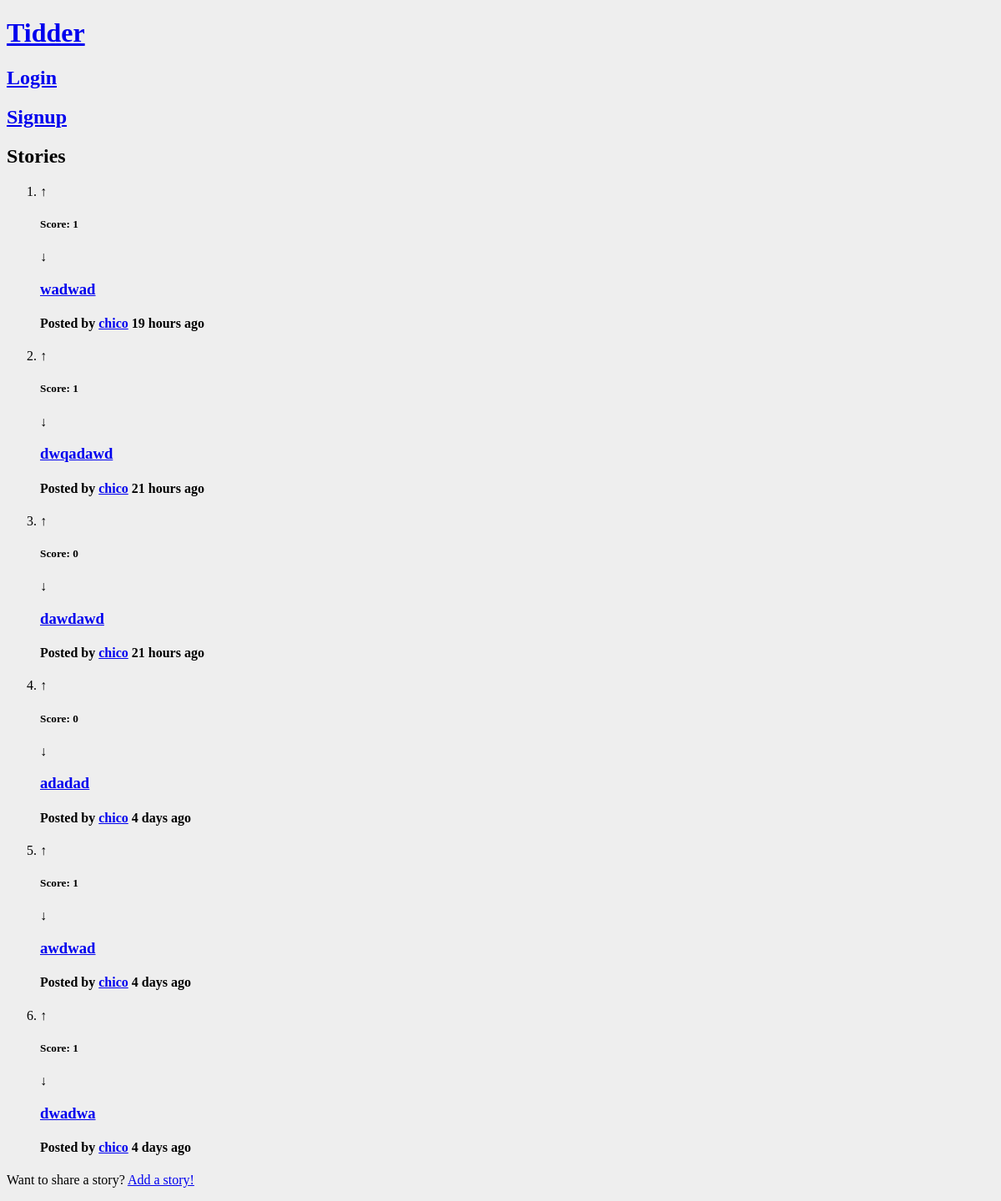
/pages/stories.php, run on the app's committed database.
### tables this page shows
CREATE TABLE opinion (
    opinion_id INTEGER NOT NULL PRIMARY KEY AUTOINCREMENT,
	parent_id INTEGER REFERENCES opinion(opinion_id),
    opinion_title VARCHAR,
    opinion_text VARCHAR NOT NULL,
	posted DATETIME NOT NULL,
    user_id INTEGER NOT NULL REFERENCES user
);

### pages/stories.php (called while the page is built, shortened)
<?php
	include_once('../includes/date.php');
	include_once('../database/db_story.php');
	include_once('../templates/tpl_common.php');
	include_once('../templates/tpl_stories.php');
	$stories = array_reverse(getAllStories());
	$now = time();
	for($i = 0; $i < count($stories); $i++){
		$stories[$i]['username'] = getUserName($stories[$i]['user_id']);
		$stories[$i]['score'] = getScore($stories[$i]['opinion_id']);
	}
	$page = 'stories.php';
	draw_header(true);
	draw_stories($stories,true);
	draw_footer();
?>

### database/db_story.php (called while the page is built, shortened)
<?php
	function getAllStories() {
		$db = Database::instance()->db();
		$stmt = $db->prepare('SELECT * FROM opinion WHERE parent_id IS NULL');
		$stmt->execute();
		return $stmt->fetchAll();
	}
?>

### includes/date.php (called while the page is built, shortened)
<?php
	function deltaTime($now, $date){
		$time = strtotime($date);
		$delta = $now - $time;
		if(!floor($delta/86400)){
			$time_word = (floor($delta/3600) == 1 ? ' hour ' : ' hours ');
			return floor($delta/3600).$time_word.'ago';
		}
		if(!floor($delta/2592000)){
			$time_word = (floor($delta/86400) == 1 ? ' day ' : ' days ');
			return floor($delta/86400).$time_word.'ago';
		}
		$time_word = (floor($delta/31104000) == 1 ? ' year ' : ' years ');
		return floor($delta/31104000).$time_word.'ago';
	}
?>

### templates/tpl_stories.php (the view)
<?php function draw_stories($stories, $not_profile){ ?>
        <section id="stories">
		<header>
			<h2>Stories</h2>
		</header>
		<ol>
        <?php
            foreach($stories as $story)
				draw_story($story);
		if($not_profile){
		?>
		</ol>
		<footer>
			<p>Want to share a story? <a href="add_story.php">Add a story!</a></p>
		</footer>
	    </section>
		<?php
			}
		} ?>
    <?php function draw_story($story) {
		global $now;?>
		<li>
        <article class="story" data-id="<?=$story['opinion_id']?>">
				<div class="upvote" role="button" data-value="<?=$story['vote']?>">&#8593;</div>
				<h5>Score: <?=$story['score']?></h5>
				<div class="downvote" role="button" data-value="<?=$story['vote']?>">&#8595;</div>
				<h3><a href="story.php?story_id=<?=$story['opinion_id']?>"><?=$story['opinion_title']?></a></h3>
				<h4>Posted by <a href="<?='profile.php?username='.urlencode($story['username'])?>"><?=$story['username']?></a> <?=deltaTime($now, $story['posted'])?></h4>
		</article>
		</li>
    <?php } ?>

### templates/tpl_common.php (shortened to what this page needs)
<?php
function draw_header($isnt_login_signup) {
	global $page;
?>
<!DOCTYPE html>
<html lang="en-US">
<head>
	<link rel="stylesheet" type="text/css" href="../css/style.css">
</head>
<body>
	<header>
		<h1><a href="../index.php">Tidder</a></h1>
	<?php if(!isset($_SESSION['user_id'])) {
			if($isnt_login_signup) { ?>
				<h2><a href='../pages/login.php?redirect=<?=urlencode($page)?>''>Login</a></h2>
				<h2><a href='../pages/signup.php?redirect=<?=urlencode($page)?>'>Signup</a></h2>
	<?php }
	} else {
			$username = getUserName($_SESSION['user_id']);
			$profile_link = "../pages/profile.php?username=".urlencode($username); ?>
			<h2><a href=<?=$profile_link?>>Your Profile</a></h2>
			<h2><a href='../actions/action_logout.php?redirect=<?=urlencode($page)?>'>Logout</a></h2>
	<?php } ?>
	</header>
<?php
}
function draw_footer() {?>
	</body>
</html>
<?php } ?>

### css/style.css (style rules this page uses)
body { background-color: #eee; }

### data on the page
opinion: user "1", opinion_title "wadwad", username "chico", posted "19 hours ago"
opinion: user "1", opinion_title "dwqadawd", username "chico", posted "21 hours ago"
opinion: score "0", opinion_title "dawdawd", username "chico", posted "21 hours ago"
opinion: score "0", opinion_title "adadad", username "chico", posted "4 days ago"
opinion: user "1", opinion_title "awdwad", username "chico", posted "4 days ago"
opinion: user "1", opinion_title "dwadwa", username "chico", posted "4 days ago"
